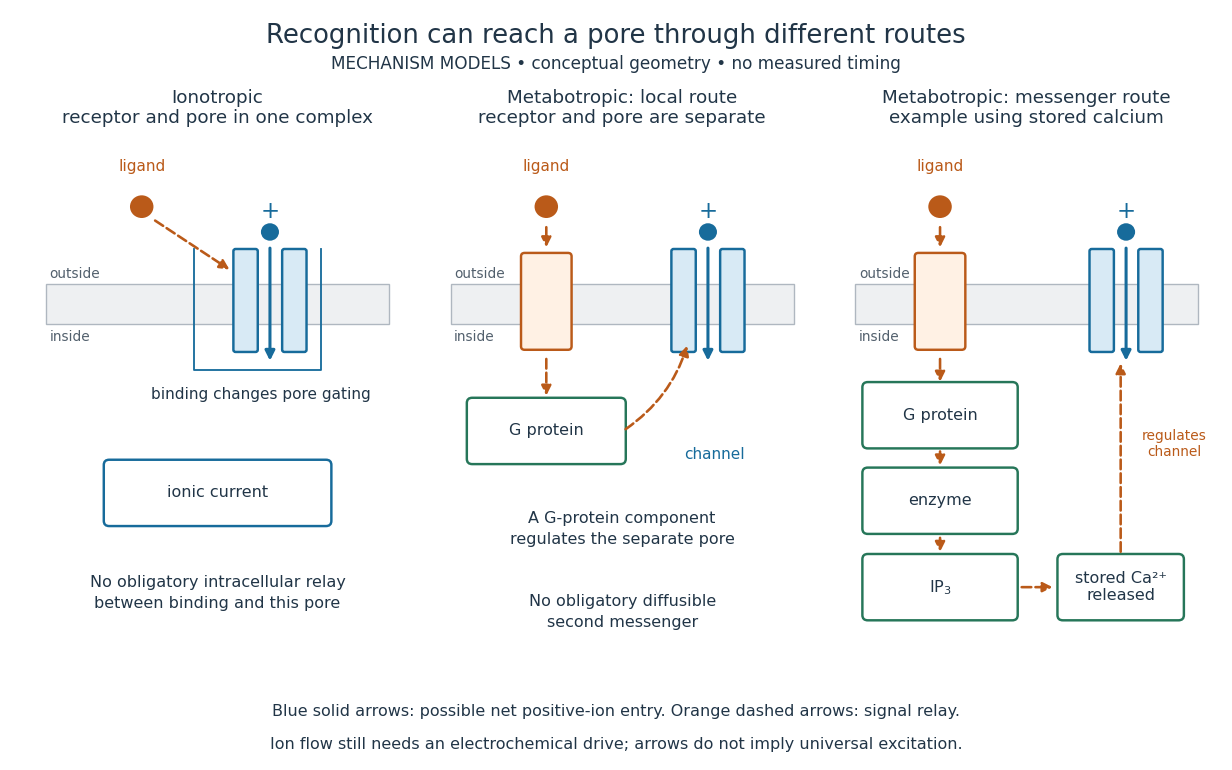

This figure's Python source:
"""Original receptor mechanism cartoons; run from _media to write the PNG.

Tested with Python 3.14.4, NumPy 2.3.5, Matplotlib 3.10.7.
Shapes are conceptual, not molecular structures; arrows carry no timing data.
"""
from pathlib import Path

import matplotlib.pyplot as plt
from matplotlib.patches import Circle, FancyArrowPatch, FancyBboxPatch, Rectangle


BLUE = "#176b9b"
ORANGE = "#ba5a19"
INK = "#213547"
GREEN = "#267659"


def signal(ax, start, end, rad=0):
    ax.add_patch(FancyArrowPatch(start, end, arrowstyle="-|>", mutation_scale=13,
                               lw=1.7, color=ORANGE, linestyle="--",
                               connectionstyle=f"arc3,rad={rad}"))


def label_box(ax, x, y, label, color=GREEN, width=2.15):
    ax.add_patch(FancyBboxPatch((x-width/2, y-0.32), width, 0.64,
                               boxstyle="round,pad=0.06", facecolor="white",
                               edgecolor=color, linewidth=1.6))
    ax.text(x, y, label, ha="center", va="center", fontsize=10.5, color=INK)


def pore(ax, x, ion_y=4.93):
    for dx in (-0.38, 0.16):
        ax.add_patch(FancyBboxPatch((x+dx, 3.58), 0.22, 1.13,
                                   boxstyle="round,pad=0.025", facecolor="#d8eaf5",
                                   edgecolor=BLUE, linewidth=1.6))
    ax.add_patch(Circle((x, ion_y), 0.10, facecolor=BLUE))
    ax.text(x, ion_y+0.24, "+", ha="center", va="center", color=BLUE, fontsize=15)
    ax.add_patch(FancyArrowPatch((x, ion_y-0.15), (x, 3.42),
                               arrowstyle="-|>", mutation_scale=13, lw=2, color=BLUE))


def receptor(ax, x):
    ax.add_patch(FancyBboxPatch((x-0.24, 3.62), 0.48, 1.03,
                               boxstyle="round,pad=0.04", facecolor="#fff1e4",
                               edgecolor=ORANGE, linewidth=1.6))
    ax.add_patch(Circle((x, 5.22), 0.13, facecolor=ORANGE))
    signal(ax, (x, 5.02), (x, 4.72))


def main():
    fig, axes = plt.subplots(1, 3, figsize=(11.2, 7.0))
    fig.patch.set_facecolor("white")
    fig.subplots_adjust(left=0.03, right=0.98, top=0.82, bottom=0.14, wspace=0.12)
    fig.suptitle("Recognition can reach a pore through different routes", fontsize=17,
                 color=INK, y=0.97)
    fig.text(0.5, 0.91, "MECHANISM MODELS • conceptual geometry • no measured timing",
             ha="center", fontsize=11, color=INK)
    for ax in axes:
        ax.set(xlim=(0, 4), ylim=(0, 6))
        ax.axis("off")
        ax.add_patch(Rectangle((0.1, 3.88), 3.8, 0.45, facecolor="#eef0f2",
                               edgecolor="#afb7c0", lw=0.9))
        ax.text(0.14, 4.40, "outside", fontsize=9, color="#52606d")
        ax.text(0.14, 3.68, "inside", fontsize=9, color="#52606d")

    ax = axes[0]
    ax.set_title("Ionotropic\nreceptor and pore in one complex", fontsize=12, color=INK, pad=10)
    pore(ax, 2.58)
    ax.add_patch(Circle((1.16, 5.22), 0.13, facecolor=ORANGE))
    ax.text(1.16, 5.63, "ligand", ha="center", fontsize=10, color=ORANGE)
    signal(ax, (1.28, 5.08), (2.16, 4.48))
    # Bracket unites the binding function and pore; it is not a second relay.
    ax.plot([1.74, 1.74, 3.15, 3.15], [4.73, 3.35, 3.35, 4.73], color=BLUE, lw=1.2)
    ax.text(2.48, 3.02, "binding changes pore gating", ha="center", fontsize=10, color=INK)
    label_box(ax, 2.00, 1.94, "ionic current", color=BLUE, width=2.4)
    ax.text(2.0, 0.62, "No obligatory intracellular relay\nbetween binding and this pore", ha="center",
            fontsize=10.5, linespacing=1.5, color=INK)

    ax = axes[1]
    ax.set_title("Metabotropic: local route\nreceptor and pore are separate", fontsize=12, color=INK, pad=10)
    receptor(ax, 1.16)
    ax.text(1.16, 5.63, "ligand", ha="center", fontsize=10, color=ORANGE)
    pore(ax, 2.95)
    signal(ax, (1.16, 3.51), (1.16, 3.02))
    label_box(ax, 1.16, 2.65, "G protein", width=1.64)
    signal(ax, (2.01, 2.65), (2.73, 3.66), rad=0.18)
    ax.text(3.02, 2.33, "channel", ha="center", fontsize=10, color=BLUE)
    ax.text(2.0, 1.36, "A G-protein component\nregulates the separate pore", ha="center",
            fontsize=10.5, linespacing=1.5, color=INK)
    ax.text(2.0, 0.40, "No obligatory diffusible\nsecond messenger", ha="center",
            fontsize=10.5, linespacing=1.5, color=INK)

    ax = axes[2]
    ax.set_title("Metabotropic: messenger route\nexample using stored calcium", fontsize=12, color=INK, pad=10)
    receptor(ax, 1.04)
    ax.text(1.04, 5.63, "ligand", ha="center", fontsize=10, color=ORANGE)
    pore(ax, 3.10)
    signal(ax, (1.04, 3.51), (1.04, 3.18))
    label_box(ax, 1.04, 2.83, "G protein", width=1.6)
    signal(ax, (1.04, 2.45), (1.04, 2.22))
    label_box(ax, 1.04, 1.85, "enzyme", width=1.6)
    signal(ax, (1.04, 1.46), (1.04, 1.23))
    label_box(ax, 1.04, 0.86, r"$\mathrm{IP}_3$", width=1.6)
    signal(ax, (1.91, 0.86), (2.32, 0.86))
    label_box(ax, 3.04, 0.86, "stored Ca²⁺\nreleased", width=1.28)
    signal(ax, (3.04, 1.23), (3.04, 3.46))
    ax.text(3.63, 2.36, "regulates\nchannel", ha="center", fontsize=9, color=ORANGE)

    fig.text(0.5, 0.070, "Blue solid arrows: possible net positive-ion entry. Orange dashed arrows: signal relay.",
             ha="center", fontsize=10.5, color=INK)
    fig.text(0.5, 0.027, "Ion flow still needs an electrochemical drive; arrows do not imply universal excitation.",
             ha="center", fontsize=10.5, color=INK)
    fig.savefig(Path(__file__).with_suffix(".png").name, dpi=110, facecolor="white", transparent=False)
    plt.close(fig)


if __name__ == "__main__":
    main()
